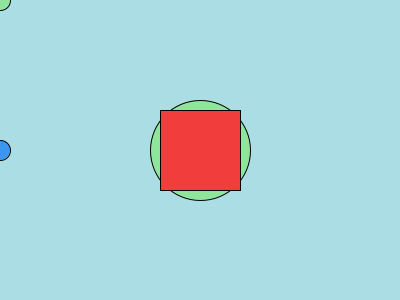
Frame 1 (no input)
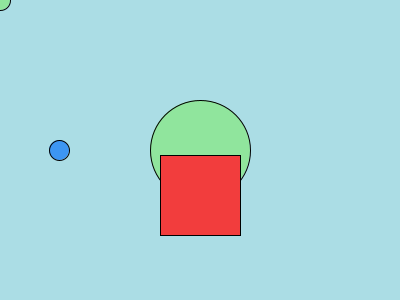
Frame 60 (the mouse pressed at the canvas centre just before this capture)
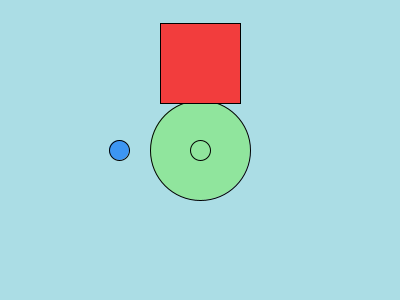
Frame 120 (the mouse held since frame 60 and released just before this capture)

The Processing sketch that drew these frames (run headless with seeded random() and noise(); from frame 60 on, the mouse is pressed at the canvas centre):

// Processing sketch: Quiz_06_Mission_07
// ── Quiz_06_Mission_07.pde
int xpos = 0;
int ypos = 110;
int yspeed = 3;
color c1 = #ABDDE5;

void setup() {
  size(400,300);
  background(#ABDDE5);
}

void draw() {
  background(c1);
  
  if (keyPressed) {
    if (key == 'r') {
      c1 = #F02C50;
    } else if (key == 'g') {
      c1 = #2CF08F;
    } else if (key == 'y') {
      c1 = #F7E86E;
    }
  }
  
  fill(#90E59D);
  ellipse(200,150,100,100);
  
  fill(#3D96F2);
  ellipse(xpos,150,20,20);
  xpos += 1;
  
  fill(#F23D3D);
  rect(160,ypos,80,80);
  ypos += yspeed;
  
  if (ypos >= 220 || ypos <= 0) {
    yspeed = yspeed*-1;
  }
  
  fill(#90E59D);
  ellipse(mouseX,mouseY,20,20);
  
}
